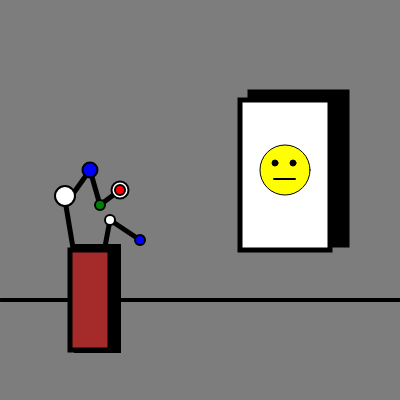
Frame 1 (no input)
Frame 60 (no input): identical to frame 1, image omitted
Frame 120 (the mouse pressed at the canvas centre since frame 60): identical to frame 1, image omitted

The p5.js sketch that drew this single still picture (run headless with seeded random() and noise() and a simulated clock; from frame 60 on, the mouse is pressed at the canvas centre):

// p5.js sketch
// ── sketch.js
let w = 400;
let h = 400;

function setup() {
  createCanvas(w, h);
}

function draw() {
  background(125);

  fill("black"); 
  strokeWeight(5);
  rect(250, 92, 97, 153);

  fill("white");
  strokeWeight(5);
  rect(240, 100, 90, 150);

  strokeWeight(1)
  fill("yellow");
  circle(285,170,50);

  strokeWeight(1)
  fill("black");
  circle(275,163,6);

  strokeWeight(1)
  fill("black");
  circle(293,163,6);
  
  strokeWeight(2)
  fill("black");
  line(295, 179, 274, 179);

  strokeWeight(4);
  line(1, 300, 800, 300);

  strokeWeight(5);
  line(65, 200, 90, 350, 30, 40);
  line(90, 170, 65, 205, 30, 40);
  line(90, 170, 100, 205, 30, 40);
  line(100, 205, 120, 190, 30, 40);
  line(110, 220, 95, 300, 30, 40);
  line(140, 240, 110, 220, 30, 40);

  fill("blue");
  strokeWeight(2);
  circle(90, 170, 15);

  fill("green");
  strokeWeight(2);
  circle(100, 205, 10);

  fill("white");
  strokeWeight(2);
  circle(120, 190, 17);

  fill("red");
  strokeWeight(2);
  circle(120, 190, 10);

  fill("white");
  strokeWeight(2);
  circle(110, 220, 10);

  fill("blue");
  strokeWeight(2);
  circle(140, 240, 10);

  fill("white");
  strokeWeight(2);
  circle(65, 196, 20); 

  fill("black");
  rect(75, 245, 45, 107);

  fill("brown");
  strokeWeight(5);
  
  rect(70, 250, 40, 100);

}
